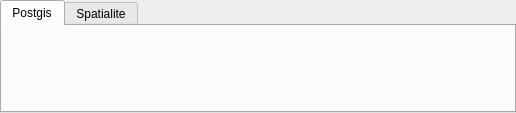
<?xml version="1.0" encoding="UTF-8"?>
<ui version="4.0">
 <class>CustomServerConnectionWidget</class>
 <widget class="QDialog" name="CustomServerConnectionWidget">
  <property name="geometry">
   <rect>
    <x>0</x>
    <y>0</y>
    <width>516</width>
    <height>113</height>
   </rect>
  </property>
  <property name="windowTitle">
   <string>Manage Databases from a Server</string>
  </property>
  <layout class="QGridLayout" name="gridLayout_2">
   <property name="leftMargin">
    <number>0</number>
   </property>
   <property name="topMargin">
    <number>0</number>
   </property>
   <property name="rightMargin">
    <number>0</number>
   </property>
   <property name="bottomMargin">
    <number>0</number>
   </property>
   <item row="0" column="0">
    <widget class="QTabWidget" name="serverConnectionTab">
     <property name="sizePolicy">
      <sizepolicy hsizetype="Preferred" vsizetype="Preferred">
       <horstretch>0</horstretch>
       <verstretch>0</verstretch>
      </sizepolicy>
     </property>
     <property name="font">
      <font>
       <weight>50</weight>
       <italic>false</italic>
       <bold>false</bold>
       <underline>false</underline>
       <strikeout>false</strikeout>
       <stylestrategy>PreferDefault</stylestrategy>
       <kerning>true</kerning>
      </font>
     </property>
     <property name="tabShape">
      <enum>QTabWidget::Rounded</enum>
     </property>
     <property name="currentIndex">
      <number>0</number>
     </property>
     <widget class="QWidget" name="tab">
      <attribute name="title">
       <string>Postgis</string>
      </attribute>
      <layout class="QGridLayout" name="gridLayout">
       <item row="0" column="0">
        <widget class="ExploreServerWidget" name="serverWidget" native="true">
         <property name="sizePolicy">
          <sizepolicy hsizetype="MinimumExpanding" vsizetype="Preferred">
           <horstretch>0</horstretch>
           <verstretch>0</verstretch>
          </sizepolicy>
         </property>
        </widget>
       </item>
       <item row="1" column="0">
        <widget class="CustomSelector" name="postgisCustomSelector" native="true">
         <property name="sizePolicy">
          <sizepolicy hsizetype="MinimumExpanding" vsizetype="Preferred">
           <horstretch>0</horstretch>
           <verstretch>0</verstretch>
          </sizepolicy>
         </property>
        </widget>
       </item>
      </layout>
     </widget>
     <widget class="QWidget" name="tab_2">
      <attribute name="title">
       <string>Spatialite</string>
      </attribute>
      <layout class="QGridLayout" name="gridLayout_3">
       <item row="2" column="0">
        <widget class="CustomSelector" name="spatialiteCustomSelector" native="true">
         <property name="sizePolicy">
          <sizepolicy hsizetype="MinimumExpanding" vsizetype="Preferred">
           <horstretch>0</horstretch>
           <verstretch>0</verstretch>
          </sizepolicy>
         </property>
        </widget>
       </item>
       <item row="0" column="0">
        <widget class="SelectFileWidget" name="spatialiteCustomFileSelector" native="true">
         <property name="sizePolicy">
          <sizepolicy hsizetype="MinimumExpanding" vsizetype="Preferred">
           <horstretch>0</horstretch>
           <verstretch>0</verstretch>
          </sizepolicy>
         </property>
        </widget>
       </item>
      </layout>
     </widget>
    </widget>
   </item>
  </layout>
 </widget>
 <customwidgets>
  <customwidget>
   <class>SelectFileWidget</class>
   <extends>QWidget</extends>
   <header>DsgTools.gui.CustomWidgets.SelectionWidgets.selectFileWidget.h</header>
   <container>1</container>
  </customwidget>
  <customwidget>
   <class>ExploreServerWidget</class>
   <extends>QWidget</extends>
   <header>DsgTools.gui.CustomWidgets.ConnectionWidgets.ServerConnectionWidgets.exploreServerWidget.h</header>
   <container>1</container>
  </customwidget>
  <customwidget>
   <class>CustomSelector</class>
   <extends>QWidget</extends>
   <header>DsgTools.gui.CustomWidgets.SelectionWidgets.customSelector.h</header>
   <container>1</container>
  </customwidget>
 </customwidgets>
 <resources/>
 <connections/>
</ui>
